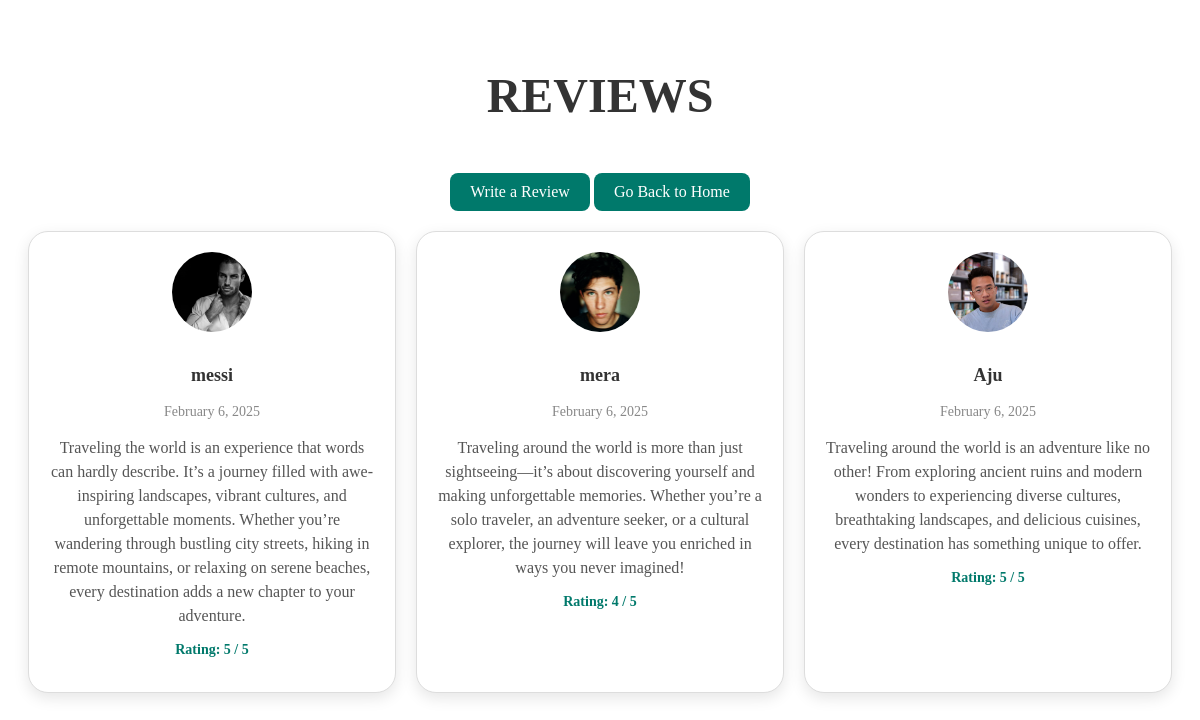
Screenshot of /all-reviews/ with the database file from the repository.
### travel/models.py (models this page shows, shortened)
class Review(models.Model):
    user = models.ForeignKey(settings.AUTH_USER_MODEL, on_delete=models.CASCADE, related_name='reviews')
    text = models.TextField()
    created_at = models.DateTimeField(auto_now_add=True)
    rating = models.PositiveSmallIntegerField(default=5)

class CustomUser(AbstractUser):
    USER_TYPE_CHOICES = [
        ('customer', 'Customer'),
        ('packager', 'Packager'),
    ]
    user_type = models.CharField(max_length=10, choices=USER_TYPE_CHOICES)
    is_approved = models.BooleanField(default=False)
    document = models.FileField(upload_to='packager_documents/', blank=True, null=True)

class CustomerProfile(models.Model):
    user = models.OneToOneField(settings.AUTH_USER_MODEL, on_delete=models.CASCADE, related_name="customer_profile")
    name = models.CharField(max_length=100)
    profile_image = models.ImageField(upload_to='customer_profiles/', blank=True, null=True)
    other_details = models.TextField(blank=True)
    location = models.CharField(max_length=255, blank=True, null=True)  # Adding location field

### travel/views.py (the view)
# urls.py: path('all-reviews/', views.all_reviews, name='all_reviews'),
def all_reviews(request):
    reviews = Review.objects.select_related('user').order_by('-created_at')
    return render(request, 'travel/all_reviews.html', {'reviews': reviews})

### travel/templates/travel/all_reviews.html (shortened to what this page needs)
{% load static %}
<head>
</head>
<div class="reviews-section">
    <h2>REVIEWS</h2>
    <a href="{% if user.is_authenticated %}{% url 'write_review' %}{% else %}{% url 'login' %}?next={% url 'write_review' %}{% endif %}" class="btn-one">
        Write a Review
    </a>
    <a href="{% url 'home' %}" class="btn-one">Go Back to Home</a>
    <div class="reviews-list">
        {% for review in reviews %}
        <div class="review-card">
            <img
                src="{{ review.user.customer_profile.profile_image.url }}"
                alt="{{ review.user.customer_profile.name }}"
                class="profile-image"
                onerror="this.src='/static/images/default_profile.jpg'"
            >
            <div class="review-details">
                <h3>{{ review.user.customer_profile.name }}</h3>
                <p class="review-date">{{ review.created_at|date:"F j, Y" }}</p>
                <p class="review-text">{{ review.text }}</p>
                <p class="review-rating">Rating: {{ review.rating }} / 5</p>
            </div>
        </div>
        {% endfor %}
    </div>
</div>

### travel/templates/travel/all_reviews.html (style rules this page uses)
.reviews-section { padding: 20px; max-width: 1200px; margin: 0 auto; text-align: center; }
.reviews-section h2 { font-size: 48px; margin-bottom: 20px; font-weight: bold; color: #333; }
.reviews-list { display: grid; grid-template-columns: repeat(3, 1fr); gap: 20px; margin-top: 20px; }
.review-card { display: flex; flex-direction: column; align-items: center; padding: 20px; background-color: #fff; border: 1px solid #ddd; border-radius: 20px; box-shadow: 0 5px 15px rgba(0, 0, 0, 0.1); transition: transform 0.3s ease, box-shadow 0.3s ease; }
.profile-image { width: 80px; height: 80px; border-radius: 50%; object-fit: cover; margin-bottom: 15px; }
.review-details h3 { font-size: 18px; font-weight: 600; color: #333; }
.review-date { font-size: 14px; color: #888; margin-bottom: 10px; }
.review-text { font-size: 16px; color: #555; margin-bottom: 10px; line-height: 1.5; text-align: center; }
.review-rating { font-size: 14px; color: #00796b; font-weight: bold; }
.btn-one { display: inline-block; margin-top: 30px; padding: 10px 20px; background-color: #00796b; color: #fff; text-decoration: none; border-radius: 8px; font-size: 16px; transition: background-color 0.3s ease; }

### rows the page displays
Review: user.customer_profile.profile_image (picture), user.customer_profile.name "messi", created_at "February 6, 2025", text "Traveling the world is an experience that words can hardly describe. It’s a journey filled with awe-inspiring landscapes, vibrant cultures, and unforgettable moments. Whether you’re wandering through bustling city streets, hiking in remote mountains, or relaxing on serene beaches, every destination adds a new chapter to your adventure.", rating "5"
Review: user.customer_profile.profile_image (picture), user.customer_profile.name "mera", created_at "February 6, 2025", text "Traveling around the world is more than just sightseeing—it’s about discovering yourself and making unforgettable memories. Whether you’re a solo traveler, an adventure seeker, or a cultural explorer, the journey will leave you enriched in ways you never imagined!", rating "4"
Review: user.customer_profile.profile_image (picture), user.customer_profile.name "Aju", created_at "February 6, 2025", text "Traveling around the world is an adventure like no other! From exploring ancient ruins and modern wonders to experiencing diverse cultures, breathtaking landscapes, and delicious cuisines, every destination has something unique to offer.", rating "5"
